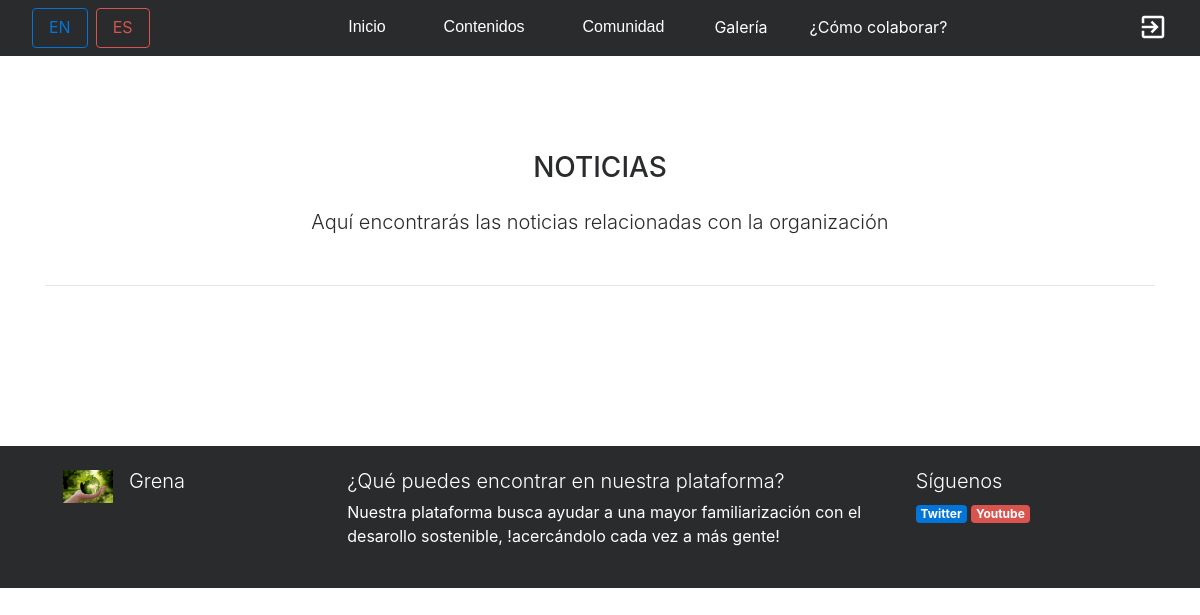
Before: /index.php?controller=noticias&action=showall&pagina=1 with the older database file.
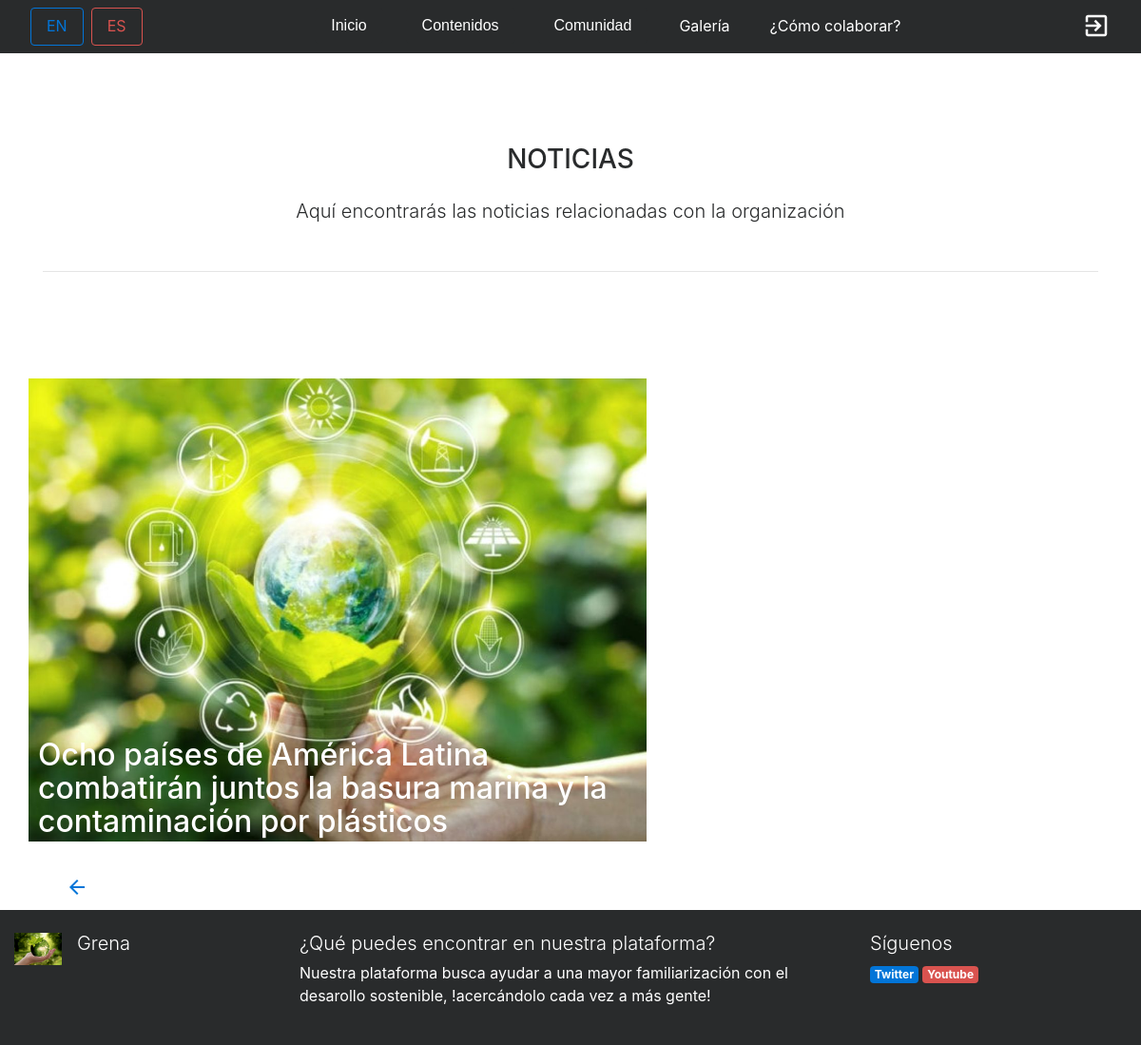
After: the same page with the newer database file.
### tables this page shows
CREATE TABLE IF NOT EXISTS NOTICIA(
		ID_NOTICIA INT(10) AUTO_INCREMENT,
		FECHA DATE NOT NULL,
		IMAGEN_RUTA VARCHAR(255) NOT NULL,
		TITULO VARCHAR(255) NOT NULL,
		CUERPO_NOTICIA VARCHAR(2550) NOT NULL,
		
		CONSTRAINT PK_NOTICIA PRIMARY KEY(ID_NOTICIA)

	);

### core/ViewManager.php (called while the page is built, shortened)
<?php
class ViewManager {
	private $variables = array();
	public function setVariable($varname, $value, $flash=false) {
		$this->variables[$varname] = $value;
	}
	public function getVariable($varname, $default=NULL) {
		if (!isset($this->variables[$varname])) {
			return $default;
		}
		return $this->variables[$varname];
	}
	public function render($controller, $viewname) {
		include(__DIR__."/../view/$controller/$viewname.php");
	}
	private static $viewmanager_singleton = NULL;
	public static function getInstance() {
		if (self::$viewmanager_singleton == null) {
			self::$viewmanager_singleton = new ViewManager();
		}
		return self::$viewmanager_singleton;
	}
}

### controller/NoticiasController.php (called while the page is built, shortened)
<?php
require_once(__DIR__."/../model/Noticia.php");
require_once(__DIR__."/../model/NoticiaMapper.php");
require_once(__DIR__."/../core/ViewManager.php");
class NoticiasController extends BaseController {
	private $noticiaMapper;
	public function __construct() {
		$this->noticiaMapper = new NoticiaMapper();
	}
	public function showAll() {
		$noticias = $this->noticiaMapper->findAll();
		$noticiasr=array_reverse($noticias);
		$this->view->setVariable("noticiasall", $noticiasr);
		$this->view->render("noticias", "showall");
	}
}

### index.php (called while the page is built, shortened)
<?php
function run() {
	try {
		$controller = loadController($_GET["controller"]);
		$actionName = $_GET["action"];
		$controller->$actionName();
	} catch(Exception $ex) {
		die("An exception occured!!!!!".$ex->getMessage());
	}
}
function loadController($controllerName) {
	return new $controllerClassName();
}
run();
?>

### model/Noticia.php (called while the page is built, shortened)
<?php
class Noticia {
	private $id;
	private $imagenruta;
	private $titulo;
	public function __construct($id=NULL, $fecha=NULL, $imagenruta=NULL, $titulo=NULL, $cuerponoticia=NULL,$comentarios=NULL) {
		$this->id = $id;
		$this->imagenruta = $imagenruta;
		$this->titulo = $titulo;
	}
	public function getId() {
		return $this->id;
	}
	public function getImagenruta() {
		return $this->imagenruta;
	}
	public function getTitulo() {
		return $this->titulo;
	}
}

### model/NoticiaMapper.php (called while the page is built, shortened)
<?php
require_once(__DIR__."/../core/PDOConnection.php");
require_once(__DIR__."/../model/Noticia.php");
class NoticiaMapper {
	private $db;
	public function __construct() {
		$this->db = PDOConnection::getInstance();
	}
	public function findAll() {
		$stmt = $this->db->query("SELECT * FROM NOTICIA");
		$noticia_db = $stmt->fetchAll(PDO::FETCH_ASSOC);
		$noticias = array();
		foreach ($noticia_db as $noticia) {
			array_push($noticias, new Noticia($noticia["ID_NOTICIA"], $noticia["FECHA"], $noticia["IMAGEN_RUTA"], $noticia["TITULO"],$noticia["CUERPO_NOTICIA"]));
		}
		return $noticias;
	}
	}

### core/PDOConnection.php (called while the page is built)
<?php
class PDOConnection {
	private static $dbhost = "127.0.0.1";
	private static $dbname = "GRENA";
	private static $dbuser = "grena";
	private static $dbpass = "grena21";
	private static $db_singleton = null;
	public static function getInstance() {
		if (self::$db_singleton == null) {
			self::$db_singleton = new PDO(
			"mysql:host=".self::$dbhost.";dbname=".self::$dbname.";charset=utf8",
			self::$dbuser,
			self::$dbpass,
			array(
				PDO::ATTR_EMULATE_PREPARES => false,
				PDO::ATTR_ERRMODE => PDO::ERRMODE_EXCEPTION
			)
		);
	}
	return self::$db_singleton;
}
}
?>

### view/noticias/showall.php (the view, shortened to what the changed rows need)
<?php
require_once(__DIR__."/../../core/ViewManager.php");
$view = ViewManager::getInstance();
$noticias = $view->getVariable("noticiasall");
$pagina=$_GET["pagina"];
$x=0;
 ?>
  <div class="container my-5">
  <div class="row">
  <?php  if(isset($noticias[$x+4*$pagina])){ ?>
    <div class="col-md-7   d-flex ">
    <div class="row " >
    <img class=" img-fluid mx-auto mb-4" width="650" height="400" src="images/<?= $noticias[$x+4*$pagina]->getImagenruta() ?>" alt="Generic placeholder image">
    <div class="texto-encima ">
    <a class="linkblanco" href="index.php?controller=noticias&action=view&id=<?= $noticias[$x+4*$pagina]->getId()?>">   <h2 class="display-5"><?= $noticias[$x+4*$pagina]->getTitulo() ?></h2> </a>
  </div>
  </div>
          </div>
          <div class="col-md-4 ml-3 d-wrapper ">
  <?php }; $x=$x+1 ;while($x<=3 && isset($noticias[$x+4*$pagina])){?>
    <div class="row ">
    <img class=" img-fluid mx-auto  mb-4 " width="150" height="150"  src="images/<?= $noticias[$x+4*$pagina]->getImagenruta() ?>" alt="Generic placeholder image">
    <a class="mt-auto mb-auto linknegro " href="index.php?controller=noticias&action=view&id=<?= $noticias[$x+4*$pagina]->getId()?>"> <h4 class="display-5  ml-4 textoverflow"><?= $noticias[$x+4*$pagina]->getTitulo() ?></h4></a>
  </div>
      <?php $x=$x+1; }?>
  </div>
      </div>
      <?php
      if($pagina!=0){
        $paginaanterior=$pagina-1;
       ?>
      <a class="floatleft ml-4 mt-2" href="index.php?controller=noticias&amp;action=showall&amp;pagina=<?=$paginaanterior?>"><i class=" mt-1   material-icons ">arrow_back</i></a>
      <?php }
        ?>
      </div>

Changed rows visible on the page:
now on this page (row edited): noticia: IMAGEN_RUTA (picture), TITULO "Ocho países de América Latina combatirán juntos la basura marina y la contaminación por plásticos"
